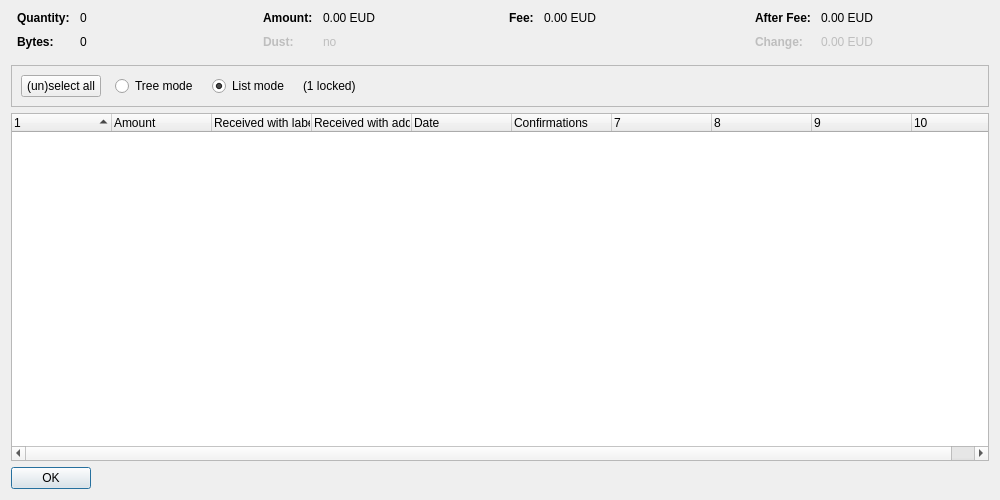
<?xml version="1.0" encoding="UTF-8"?>
<ui version="4.0">
 <class>CoinControlDialog</class>
 <widget class="QDialog" name="CoinControlDialog">
  <property name="geometry">
   <rect>
    <x>0</x>
    <y>0</y>
    <width>1000</width>
    <height>500</height>
   </rect>
  </property>
  <property name="windowTitle">
   <string>Coin Selection</string>
  </property>
  <layout class="QVBoxLayout" name="verticalLayout">
   <item>
    <layout class="QHBoxLayout" name="horizontalLayoutTop" stretch="0,0,0,0">
     <property name="topMargin">
      <number>0</number>
     </property>
     <property name="bottomMargin">
      <number>10</number>
     </property>
     <item>
      <layout class="QFormLayout" name="formLayoutCoinControl1">
       <property name="horizontalSpacing">
        <number>10</number>
       </property>
       <property name="verticalSpacing">
        <number>10</number>
       </property>
       <property name="leftMargin">
        <number>6</number>
       </property>
       <property name="rightMargin">
        <number>6</number>
       </property>
       <item row="0" column="0">
        <widget class="QLabel" name="labelCoinControlQuantityText">
         <property name="font">
          <font>
           <weight>75</weight>
           <bold>true</bold>
          </font>
         </property>
         <property name="text">
          <string>Quantity:</string>
         </property>
        </widget>
       </item>
       <item row="0" column="1">
        <widget class="QLabel" name="labelCoinControlQuantity">
         <property name="cursor">
          <cursorShape>IBeamCursor</cursorShape>
         </property>
         <property name="contextMenuPolicy">
          <enum>Qt::ActionsContextMenu</enum>
         </property>
         <property name="text">
          <string notr="true">0</string>
         </property>
         <property name="textInteractionFlags">
          <set>Qt::LinksAccessibleByMouse|Qt::TextSelectableByKeyboard|Qt::TextSelectableByMouse</set>
         </property>
        </widget>
       </item>
       <item row="1" column="0">
        <widget class="QLabel" name="labelCoinControlBytesText">
         <property name="font">
          <font>
           <weight>75</weight>
           <bold>true</bold>
          </font>
         </property>
         <property name="text">
          <string>Bytes:</string>
         </property>
        </widget>
       </item>
       <item row="1" column="1">
        <widget class="QLabel" name="labelCoinControlBytes">
         <property name="cursor">
          <cursorShape>IBeamCursor</cursorShape>
         </property>
         <property name="contextMenuPolicy">
          <enum>Qt::ActionsContextMenu</enum>
         </property>
         <property name="text">
          <string notr="true">0</string>
         </property>
         <property name="textInteractionFlags">
          <set>Qt::LinksAccessibleByMouse|Qt::TextSelectableByKeyboard|Qt::TextSelectableByMouse</set>
         </property>
        </widget>
       </item>
      </layout>
     </item>
     <item>
      <layout class="QFormLayout" name="formLayoutCoinControl2">
       <property name="horizontalSpacing">
        <number>10</number>
       </property>
       <property name="verticalSpacing">
        <number>10</number>
       </property>
       <property name="leftMargin">
        <number>6</number>
       </property>
       <property name="rightMargin">
        <number>6</number>
       </property>
       <item row="0" column="0">
        <widget class="QLabel" name="labelCoinControlAmountText">
         <property name="font">
          <font>
           <weight>75</weight>
           <bold>true</bold>
          </font>
         </property>
         <property name="text">
          <string>Amount:</string>
         </property>
        </widget>
       </item>
       <item row="0" column="1">
        <widget class="QLabel" name="labelCoinControlAmount">
         <property name="cursor">
          <cursorShape>IBeamCursor</cursorShape>
         </property>
         <property name="contextMenuPolicy">
          <enum>Qt::ActionsContextMenu</enum>
         </property>
         <property name="text">
          <string notr="true">0.00 EUD</string>
         </property>
         <property name="textInteractionFlags">
          <set>Qt::LinksAccessibleByMouse|Qt::TextSelectableByKeyboard|Qt::TextSelectableByMouse</set>
         </property>
        </widget>
       </item>
       <item row="1" column="0">
        <widget class="QLabel" name="labelCoinControlLowOutputText">
         <property name="enabled">
          <bool>false</bool>
         </property>
         <property name="font">
          <font>
           <weight>75</weight>
           <bold>true</bold>
          </font>
         </property>
         <property name="text">
          <string>Dust:</string>
         </property>
        </widget>
       </item>
       <item row="1" column="1">
        <widget class="QLabel" name="labelCoinControlLowOutput">
         <property name="enabled">
          <bool>false</bool>
         </property>
         <property name="cursor">
          <cursorShape>IBeamCursor</cursorShape>
         </property>
         <property name="contextMenuPolicy">
          <enum>Qt::ActionsContextMenu</enum>
         </property>
         <property name="text">
          <string notr="true">no</string>
         </property>
         <property name="textInteractionFlags">
          <set>Qt::LinksAccessibleByMouse|Qt::TextSelectableByKeyboard|Qt::TextSelectableByMouse</set>
         </property>
        </widget>
       </item>
      </layout>
     </item>
     <item>
      <layout class="QFormLayout" name="formLayoutCoinControl3">
       <property name="horizontalSpacing">
        <number>10</number>
       </property>
       <property name="verticalSpacing">
        <number>10</number>
       </property>
       <property name="leftMargin">
        <number>6</number>
       </property>
       <property name="rightMargin">
        <number>6</number>
       </property>
       <item row="0" column="0">
        <widget class="QLabel" name="labelCoinControlFeeText">
         <property name="font">
          <font>
           <weight>75</weight>
           <bold>true</bold>
          </font>
         </property>
         <property name="text">
          <string>Fee:</string>
         </property>
        </widget>
       </item>
       <item row="0" column="1">
        <widget class="QLabel" name="labelCoinControlFee">
         <property name="cursor">
          <cursorShape>IBeamCursor</cursorShape>
         </property>
         <property name="contextMenuPolicy">
          <enum>Qt::ActionsContextMenu</enum>
         </property>
         <property name="text">
          <string notr="true">0.00 EUD</string>
         </property>
         <property name="textInteractionFlags">
          <set>Qt::LinksAccessibleByMouse|Qt::TextSelectableByKeyboard|Qt::TextSelectableByMouse</set>
         </property>
        </widget>
       </item>
      </layout>
     </item>
     <item>
      <layout class="QFormLayout" name="formLayoutCoinControl4">
       <property name="horizontalSpacing">
        <number>10</number>
       </property>
       <property name="verticalSpacing">
        <number>10</number>
       </property>
       <property name="leftMargin">
        <number>6</number>
       </property>
       <property name="rightMargin">
        <number>6</number>
       </property>
       <item row="0" column="0">
        <widget class="QLabel" name="labelCoinControlAfterFeeText">
         <property name="font">
          <font>
           <weight>75</weight>
           <bold>true</bold>
          </font>
         </property>
         <property name="text">
          <string>After Fee:</string>
         </property>
        </widget>
       </item>
       <item row="0" column="1">
        <widget class="QLabel" name="labelCoinControlAfterFee">
         <property name="cursor">
          <cursorShape>IBeamCursor</cursorShape>
         </property>
         <property name="contextMenuPolicy">
          <enum>Qt::ActionsContextMenu</enum>
         </property>
         <property name="text">
          <string notr="true">0.00 EUD</string>
         </property>
         <property name="textInteractionFlags">
          <set>Qt::LinksAccessibleByMouse|Qt::TextSelectableByKeyboard|Qt::TextSelectableByMouse</set>
         </property>
        </widget>
       </item>
       <item row="1" column="0">
        <widget class="QLabel" name="labelCoinControlChangeText">
         <property name="enabled">
          <bool>false</bool>
         </property>
         <property name="font">
          <font>
           <weight>75</weight>
           <bold>true</bold>
          </font>
         </property>
         <property name="text">
          <string>Change:</string>
         </property>
        </widget>
       </item>
       <item row="1" column="1">
        <widget class="QLabel" name="labelCoinControlChange">
         <property name="enabled">
          <bool>false</bool>
         </property>
         <property name="cursor">
          <cursorShape>IBeamCursor</cursorShape>
         </property>
         <property name="contextMenuPolicy">
          <enum>Qt::ActionsContextMenu</enum>
         </property>
         <property name="text">
          <string notr="true">0.00 EUD</string>
         </property>
         <property name="textInteractionFlags">
          <set>Qt::LinksAccessibleByMouse|Qt::TextSelectableByKeyboard|Qt::TextSelectableByMouse</set>
         </property>
        </widget>
       </item>
      </layout>
     </item>
    </layout>
   </item>
   <item>
    <widget class="QFrame" name="frame">
     <property name="minimumSize">
      <size>
       <width>0</width>
       <height>40</height>
      </size>
     </property>
     <property name="frameShape">
      <enum>QFrame::StyledPanel</enum>
     </property>
     <property name="frameShadow">
      <enum>QFrame::Sunken</enum>
     </property>
     <layout class="QHBoxLayout" name="horizontalLayout">
      <item>
       <layout class="QHBoxLayout" name="horizontalLayoutPanel" stretch="0,0,0,0,0">
        <property name="spacing">
         <number>14</number>
        </property>
        <item>
         <widget class="QPushButton" name="pushButtonSelectAll">
          <property name="sizePolicy">
           <sizepolicy hsizetype="Maximum" vsizetype="Fixed">
            <horstretch>0</horstretch>
            <verstretch>0</verstretch>
           </sizepolicy>
          </property>
          <property name="text">
           <string>(un)select all</string>
          </property>
          <property name="autoDefault">
           <bool>false</bool>
          </property>
         </widget>
        </item>
        <item>
         <widget class="QRadioButton" name="radioTreeMode">
          <property name="sizePolicy">
           <sizepolicy hsizetype="Maximum" vsizetype="Fixed">
            <horstretch>0</horstretch>
            <verstretch>0</verstretch>
           </sizepolicy>
          </property>
          <property name="text">
           <string>Tree mode</string>
          </property>
         </widget>
        </item>
        <item>
         <widget class="QRadioButton" name="radioListMode">
          <property name="sizePolicy">
           <sizepolicy hsizetype="Maximum" vsizetype="Fixed">
            <horstretch>0</horstretch>
            <verstretch>0</verstretch>
           </sizepolicy>
          </property>
          <property name="text">
           <string>List mode</string>
          </property>
          <property name="checked">
           <bool>true</bool>
          </property>
         </widget>
        </item>
        <item>
         <widget class="QLabel" name="labelLocked">
          <property name="text">
           <string notr="true">(1 locked)</string>
          </property>
         </widget>
        </item>
        <item>
         <spacer name="horizontalSpacer">
          <property name="orientation">
           <enum>Qt::Horizontal</enum>
          </property>
          <property name="sizeHint" stdset="0">
           <size>
            <width>40</width>
            <height>20</height>
           </size>
          </property>
         </spacer>
        </item>
       </layout>
      </item>
     </layout>
    </widget>
   </item>
   <item>
    <widget class="CoinControlTreeWidget" name="treeWidget">
     <property name="contextMenuPolicy">
      <enum>Qt::CustomContextMenu</enum>
     </property>
     <property name="sortingEnabled">
      <bool>false</bool>
     </property>
     <property name="columnCount">
      <number>10</number>
     </property>
     <attribute name="headerShowSortIndicator" stdset="0">
      <bool>true</bool>
     </attribute>
     <attribute name="headerStretchLastSection">
      <bool>false</bool>
     </attribute>
     <column>
      <property name="text">
       <string/>
      </property>
     </column>
     <column>
      <property name="text">
       <string>Amount</string>
      </property>
     </column>
     <column>
      <property name="text">
       <string>Received with label</string>
      </property>
     </column>
     <column>
      <property name="text">
       <string>Received with address</string>
      </property>
     </column>
     <column>
      <property name="text">
       <string>Date</string>
      </property>
     </column>
     <column>
      <property name="text">
       <string>Confirmations</string>
      </property>
      <property name="toolTip">
       <string>Confirmed</string>
      </property>
     </column>
     <column>
      <property name="text">
       <string/>
      </property>
     </column>
     <column>
      <property name="text">
       <string/>
      </property>
     </column>
     <column>
      <property name="text">
       <string/>
      </property>
     </column>
     <column>
      <property name="text">
       <string/>
      </property>
     </column>
    </widget>
   </item>
   <item>
    <widget class="QDialogButtonBox" name="buttonBox">
     <property name="sizePolicy">
      <sizepolicy hsizetype="Maximum" vsizetype="Fixed">
       <horstretch>0</horstretch>
       <verstretch>0</verstretch>
      </sizepolicy>
     </property>
     <property name="orientation">
      <enum>Qt::Horizontal</enum>
     </property>
     <property name="standardButtons">
      <set>QDialogButtonBox::Ok</set>
     </property>
    </widget>
   </item>
  </layout>
 </widget>
 <customwidgets>
  <customwidget>
   <class>CoinControlTreeWidget</class>
   <extends>QTreeWidget</extends>
   <header>qt/coincontroltreewidget.h</header>
  </customwidget>
 </customwidgets>
 <resources/>
 <connections/>
</ui>
